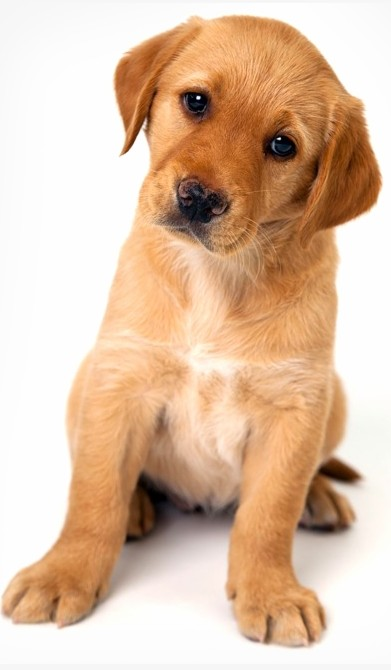
#> input picture images/puppy_image_Resize.jpg, 391 x 670 px
$ jupyter execute HOG_Transforms.ipynb   (shell and % lines are left out)
#> lines starting #> are read from the running program, lines starting #| are printed output that depends on the picture
[cell 1]
from skimage.io import imread, imshow
from skimage.transform import resize
from skimage.feature import hog
from skimage import exposure
import matplotlib.pyplot as plt

[cell 2]
img = imread('../images/puppy_image_Resize.jpg')
#> img is the input picture: shape (670, 391, 3); mean R, G, B 222.5, 192.3, 167.3
plt.imshow(img)

[cell 3]
resized_img = resize(img, (128,64))
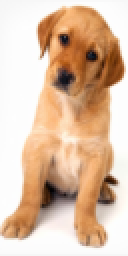
#> resized_img: shape (128, 64, 3) float64 (shown 2 times larger); mean R, G, B 0.873, 0.754, 0.656
plt.imshow(resized_img)
print(resized_img.shape)
#| (128, 64, 3)

[cell 4]
fd, hog_image = hog(resized_img, orientations=9, pixels_per_cell=(8, 8),
                    cells_per_block=(2, 2), visualize=True, channel_axis=2)
#> fd = 3780 values, max 0.693 at index 1260, min 0 at index 5, mean 0.112

[cell 5]
print("Number of features:", fd.shape[0])
#| Number of features: 3780
plt.imshow(hog_image, cmap="gray");
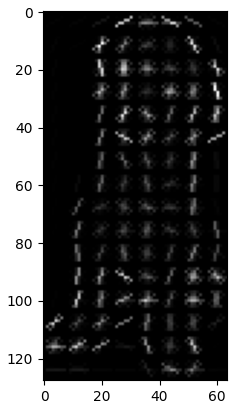
#> figure drawn by matplotlib, 1 panel

$ run again, with images/blinds.jpeg copied over images/puppy_image_Resize.jpg
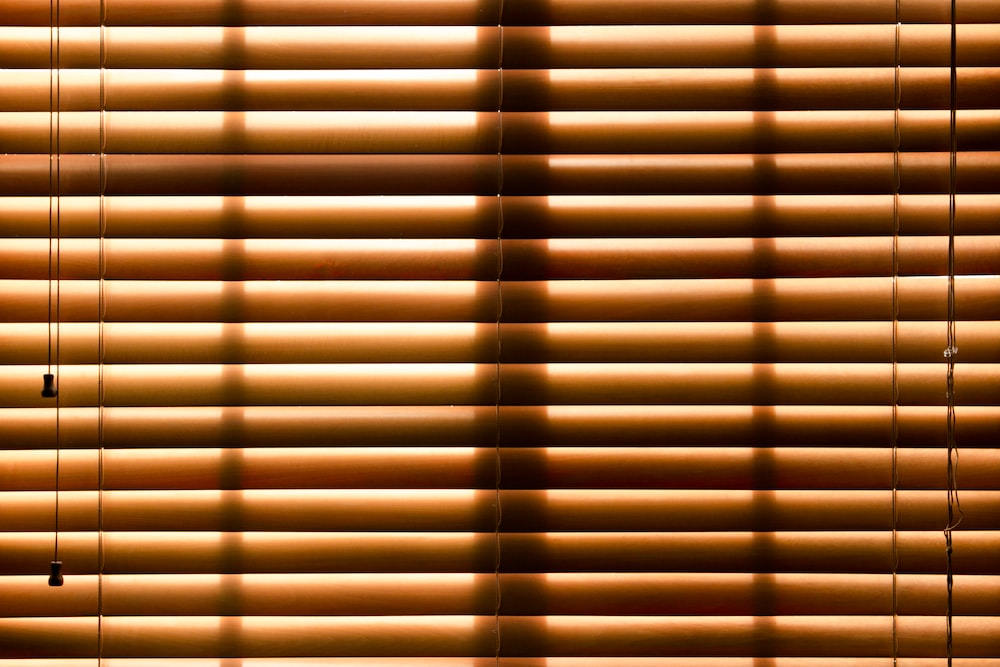
#> input picture images/blinds.jpeg, 1000 x 667 px
#> img is the input picture: shape (667, 1000, 3); mean R, G, B 147.5, 96.3, 52.7
#> `resized_img = resize(img, (128,64))`:
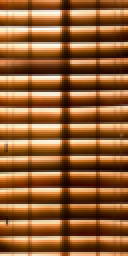
#> resized_img: shape (128, 64, 3) float64 (shown 2 times larger); mean R, G, B 0.579, 0.378, 0.207
#| (128, 64, 3)
#> fd = 3780 values, max 0.477 at index 1048, min 0 at index 1, mean 0.09
#| Number of features: 3780
#> `[cell 5] print("Number of features:", fd.shape[0]) plt.imshow(hog_imag..`:
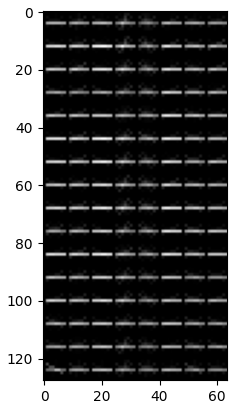
#> figure drawn by matplotlib, 1 panel
